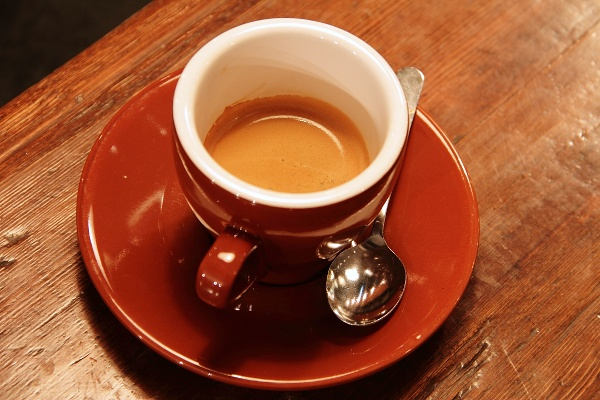
#> input picture Model Lab/image.jpg, 600 x 400 px
$ python expt3.py
#> lines starting #> are read from the running program, lines starting #| are printed output that depends on the picture; after the words box and inside, x2 and y2 are one past the last pixel; in counts of white or black regions, pixels touching at a corner belong together
import cv2

img = cv2.imread("image.jpg")
#> img is the input picture: shape (400, 600, 3); mean B, G, R 51.5, 85.8, 158.5

# Select ROI
roi = img[50:200, 50:200]
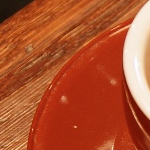
#> roi: shape (150, 150, 3); mean B, G, R 46.6, 81.8, 176.5

# Paste ROI at another location
img[250:400, 250:400] = roi
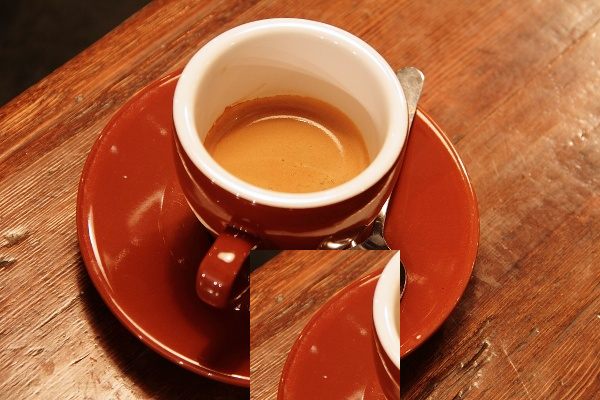
#> img: shape (400, 600, 3); 9.37% of pixels changed, all inside (x1, y1, x2, y2) = (250, 250, 400, 400)

cv2.imshow("Modified Image", img)

cv2.imwrite("result.jpg", img)

cv2.waitKey(0)
cv2.destroyAllWindows()
